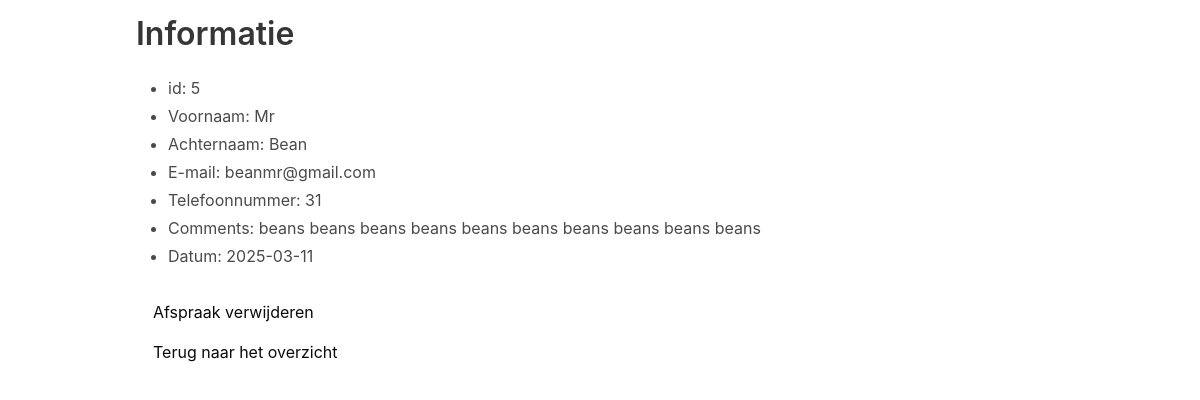
The app's page /detail.php?index=5 with its own data.
### tables this page shows
CREATE TABLE `reservation` (
  `id` int(10) UNSIGNED NOT NULL,
  `firstName` varchar(50) NOT NULL,
  `lastName` varchar(50) NOT NULL,
  `email` varchar(80) NOT NULL,
  `phoneNumber` int(20) NOT NULL,
  `comments` varchar(1000) NOT NULL,
  `date` date NOT NULL
);

### detail.php (the view, shortened to what this page needs)
<?php
require_once './includes/database.php';
$userId = $_GET['index'];
$query = "SELECT * FROM reservation WHERE id = " . $userId;
$result = mysqli_query($db, $query);
$user = mysqli_fetch_assoc($result);
?>
<!doctype html>
<html lang="en">
<head>
    <link rel="stylesheet" href="https://cdn.jsdelivr.net/npm/bulma@0.9.4/css/bulma.min.css">
</head>
<body>
<div class="container px-4">
    <h1 class="title mt-4">Informatie</h1>
    <section class="content">
        <ul>
            <li>id: <?= htmlentities ($user ['id']) ?></li>
            <li>Voornaam: <?= htmlentities ($user['firstName']) ?></li>
            <li>Achternaam: <?= htmlentities ($user['lastName']) ?></li>
            <li>E-mail: <?= htmlentities ($user['email']) ?></li>
            <li>Telefoonnummer: <?= htmlentities ($user['phoneNumber']) ?></li>
            <li>Comments: <?= htmlentities ($user['comments']) ?></li>
            <li>Datum: <?= htmlentities ($user['date']) ?></li>
        </ul>
    </section>
    <div class="container">
        <form action="" method="post" class="delete">
            <div class="container">
            <input class="button is-white" name="deleteButton" id="deleteButton" type="submit" value="Afspraak verwijderen">
            <a class="button is-white" href="overzicht.php">Terug naar het overzicht</a>
            </div>
        </form>
    </div>
</body>
</html>

### records on screen
reservation: id "5", firstName "Mr", lastName "Bean", email "beanmr@gmail.com", phoneNumber "31", comments "beans beans beans beans beans beans beans beans beans beans", date "2025-03-11"
